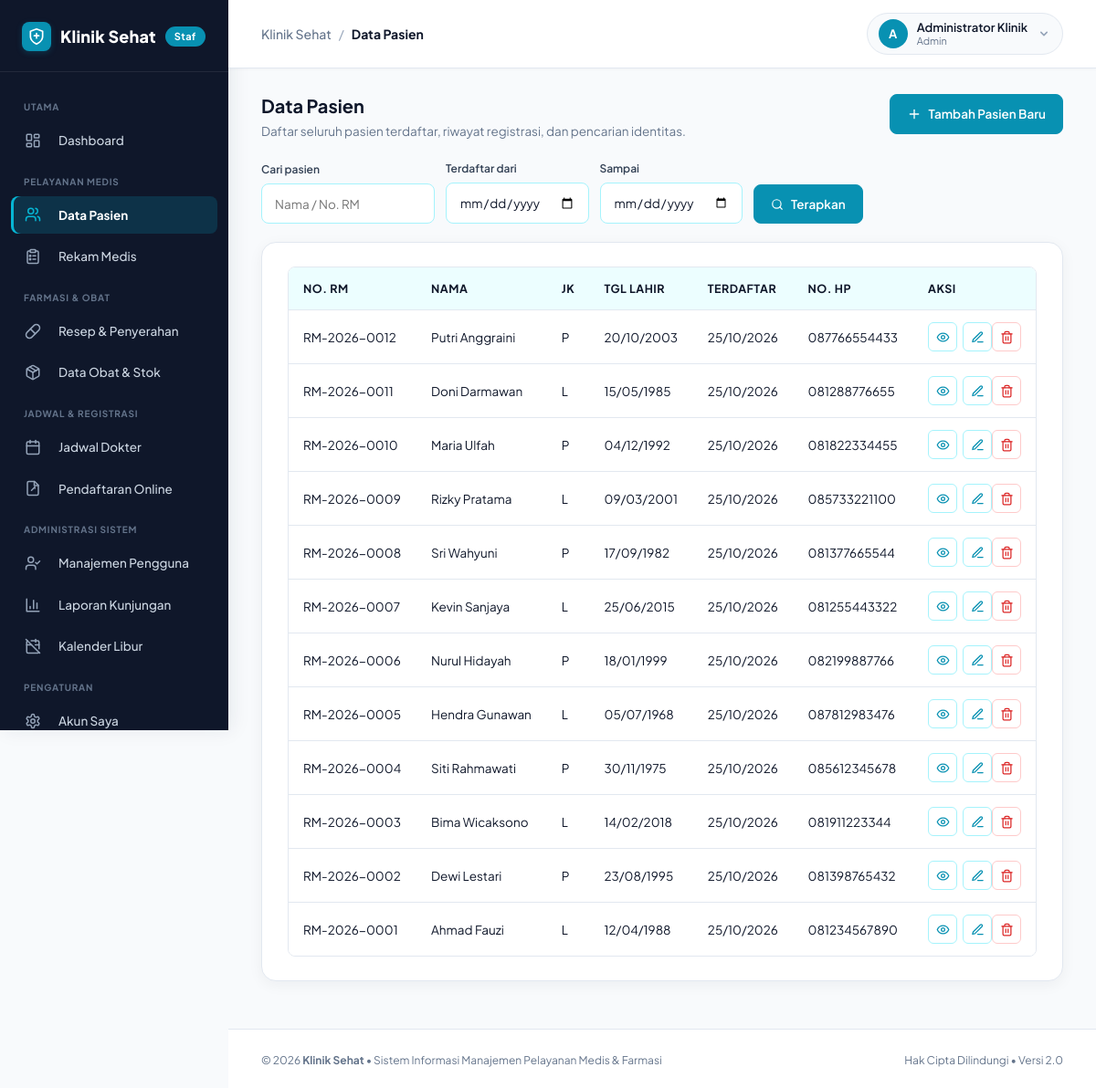
Screenshot of /index.php?url=pasien (signed in) with the database file from the repository.
### tables this page shows
CREATE TABLE users (
    id_user INT AUTO_INCREMENT PRIMARY KEY,
    nama VARCHAR(100) NOT NULL,
    username VARCHAR(50) NOT NULL UNIQUE,
    password VARCHAR(255) NOT NULL,
    role ENUM('admin', 'resepsionis', 'dokter', 'apoteker') NOT NULL DEFAULT 'admin',
    is_active TINYINT(1) NOT NULL DEFAULT 1,
    aktif_mulai DATE NOT NULL,
    aktif_sampai DATE NOT NULL,
    created_at TIMESTAMP DEFAULT CURRENT_TIMESTAMP
);

CREATE TABLE pasien (
    id_pasien INT AUTO_INCREMENT PRIMARY KEY,
    no_rm VARCHAR(20) NOT NULL UNIQUE,
    nama_pasien VARCHAR(100) NOT NULL,
    jenis_kelamin ENUM('L', 'P') NOT NULL,
    tanggal_lahir DATE NOT NULL,
    alamat TEXT,
    no_hp VARCHAR(20),
    created_at TIMESTAMP DEFAULT CURRENT_TIMESTAMP
);

### controllers/PasienController.php (called while the page is built, shortened)
<?php
require_once __DIR__ . '/../models/Pasien.php';
class PasienController extends Controller
{
    private $pasien;
    public function __construct()
    {
        require_role('admin', 'dokter', 'resepsionis');
        $this->pasien = new Pasien();
    }
    public function index()
    {
        $search = trim($_GET['q'] ?? '');
        $dateFrom = $this->normalizeDateFilter($_GET['from'] ?? '');
        $dateTo = $this->normalizeDateFilter($_GET['to'] ?? '');
        $this->view('pasien/index', [
            'title'  => 'Data Pasien',
            'items'  => $this->pasien->all($search, $dateFrom, $dateTo, $this->doctorId()),
            'search' => $search,
            'dateFrom' => $dateFrom,
            'dateTo' => $dateTo
        ]);
    }
    private function normalizeDateFilter($value)
    {
        if (!is_string($value) || $value === '') {
            return '';
        }
        $date = DateTime::createFromFormat('!Y-m-d', $value);
        return $date && $date->format('Y-m-d') === $value ? $value : '';
    }
    private function doctorId()
    {
        return has_role('dokter') ? (int) current_user()['id_user'] : null;
    }
}

### index.php (called while the page is built, shortened)
<?php
require_once __DIR__ . '/core/Database.php';
require_once __DIR__ . '/core/Model.php';
require_once __DIR__ . '/core/Icon.php';
function icon($name, $class = '', $size = 18, $strokeWidth = 2)
{
    return Icon::render($name, $class, $size, $strokeWidth);
}
function e($value)
{
    return htmlspecialchars((string) $value, ENT_QUOTES, 'UTF-8');
}
function route($path = '')
{
    return BASE_URL . '/index.php?url=' . $path;
}
function asset($path)
{
    $file = __DIR__ . '/public/' . $path;
    $version = is_file($file) ? '?v=' . filemtime($file) : '';
    return BASE_URL . '/public/' . $path . $version;
}
function tgl($tanggal)
{
    return date('d/m/Y', strtotime($tanggal));
}
function is_logged_in()
{
    return isset($_SESSION['user']);
}
function current_user()
{
    return $_SESSION['user'] ?? null;
}
function has_role(...$roles)
{
    return is_logged_in() && in_array($_SESSION['user']['role'], $roles, true);
}
function require_login()
{
    $stmt = Database::connect()->prepare(
        "SELECT id_user, nama, username, role, is_active, aktif_mulai, aktif_sampai
         FROM users WHERE id_user = ? LIMIT 1"
    );
    $stmt->execute([$_SESSION['user']['id_user']]);
}
function require_role(...$roles)
{
    require_login();
}
$url = trim($_GET['url'] ?? 'beranda', '/');
$parts = $url === '' ? ['beranda'] : explode('/', $url);
$method = preg_replace('/[^a-zA-Z]/', '', $parts[1] ?? 'index');
$params = array_slice($parts, 2);
$controller = new $class();
call_user_func_array([$controller, $method], $params);

### core/Database.php (called while the page is built, shortened)
<?php
class Database
{
    private static $pdo = null;
    public static function connect()
    {
        if (self::$pdo === null) {
            try {
                $dsn = "mysql:host=" . DB_HOST .
                       ";port=" . DB_PORT .
                       ";dbname=" . DB_NAME .
                       ";charset=utf8mb4";
                self::$pdo = new PDO(
                    $dsn,
                    DB_USER,
                    DB_PASS,
                    [
                        PDO::ATTR_ERRMODE => PDO::ERRMODE_EXCEPTION,
                        PDO::ATTR_DEFAULT_FETCH_MODE => PDO::FETCH_ASSOC,
                        PDO::ATTR_EMULATE_PREPARES => false
                    ]
                );
            } catch (PDOException $e) {
                error_log('Database connection failed: ' . $e->getMessage());
                http_response_code(500);
                die('Layanan sedang tidak tersedia. Silakan coba kembali.');
            }
        }
        return self::$pdo;
    }
}

### core/Model.php (called while the page is built, shortened)
<?php
require_once __DIR__ . '/Database.php';
class Model
{
    public function __construct()
    {
        $this->db = Database::connect();
    }
}

### models/Pasien.php (called while the page is built, shortened)
<?php
class Pasien extends Model
{
    public function all($search = '', $dateFrom = '', $dateTo = '', $doctorId = null)
    {
        $params = [];
        $sql = 'SELECT * FROM pasien';
        $sql .= ' ORDER BY id_pasien DESC';
        $stmt = $this->db->prepare($sql);
        $stmt->execute($params);
        return $stmt->fetchAll();
    }
}

### views/pasien/index.php (the view, shortened to what this page needs)
<?php require __DIR__ . '/../layouts/header.php'; ?>
<div class="page-header">
    <div class="page-header-text">
        <h2>Data Pasien</h2>
        <p class="muted">Daftar seluruh pasien terdaftar, riwayat registrasi, dan pencarian identitas.</p>
    </div>
    <?php if (has_role('admin', 'resepsionis')): ?>
        <div class="page-header-actions">
            <a class="btn btn-primary" href="<?= route('pasien/create') ?>">
                <?= icon('plus', '', 16) ?> Tambah Pasien Baru
            </a>
        </div>
    <?php endif; ?>
</div>
<div class="toolbar">
    <form method="get" action="<?= BASE_URL ?>/index.php" class="patient-filters">
        <div class="filter-field">
            <label for="patient-search">Cari pasien</label>
            <input id="patient-search" type="text" name="q" value="<?= e($search) ?>" placeholder="Nama / No. RM">
        </div>
        <div class="filter-field">
            <label for="date-from">Terdaftar dari</label>
            <input id="date-from" type="date" name="from" value="<?= e($dateFrom) ?>">
        </div>
        <div class="filter-field">
            <label for="date-to">Sampai</label>
            <input id="date-to" type="date" name="to" value="<?= e($dateTo) ?>">
        </div>
        <button class="btn btn-primary">
            <?= icon('search', '', 14) ?> Terapkan
        </button>
    </form>
</div>
<div class="panel">
<div class="table-wrap">
<table>
    <thead>
        <tr><th>No. RM</th><th>Nama</th><th>JK</th><th>Tgl Lahir</th><th>Terdaftar</th><th>No. HP</th><th>Aksi</th></tr>
    </thead>
    <tbody>
    <?php foreach ($items as $p): ?>
        <tr>
            <td><?= e($p['no_rm']) ?></td>
            <td><?= e($p['nama_pasien']) ?></td>
            <td><?= e($p['jenis_kelamin']) ?></td>
            <td><?= tgl($p['tanggal_lahir']) ?></td>
            <td><?= tgl($p['created_at']) ?></td>
            <td><?= e($p['no_hp']) ?></td>
            <td class="actions">
                <a class="icon-btn icon-btn-primary" href="<?= route('pasien/show/' . (int) $p['id_pasien']) ?>" title="Detail Pasien">
                    <?= icon('eye', '', 15) ?>
                </a>
                <?php if (has_role('admin', 'resepsionis')): ?>
                    <a class="icon-btn icon-btn-edit" href="<?= route('pasien/edit/' . (int) $p['id_pasien']) ?>" title="Edit Pasien">
                        <?= icon('edit-3', '', 15) ?>
                    </a>
                <?php endif; ?>
                <?php if (has_role('admin')): ?>
                    <form method="post" action="<?= route('pasien/delete/' . (int) $p['id_pasien']) ?>" class="inline"
                          data-confirm="Hapus pasien beserta seluruh riwayatnya?">
                        <button class="icon-btn icon-btn-danger" type="submit" title="Hapus Pasien">
                            <?= icon('trash', '', 15) ?>
                        </button>
                    </form>
                <?php endif; ?>
            </td>
        </tr>
    <?php endforeach; ?>
    </tbody>
</table>
</div>
</div>
<?php require __DIR__ . '/../layouts/footer.php'; ?>

### views/layouts/header.php (shortened to what this page needs)
<?php
$user = current_user();
$rawUrl = trim($_GET['url'] ?? 'dashboard', '/');
$urlSegments = explode('/', $rawUrl);
$activePage = $urlSegments[0] ?? 'dashboard';
?>
<!DOCTYPE html>
<html lang="id">
<head>
    <link rel="stylesheet" href="<?= asset('css/style.css') ?>">
</head>
<body>
<div class="layout">
    <aside class="sidebar" id="sidebar">
        <div class="brand">
            <a href="<?= route('dashboard') ?>" class="brand-link">
                <span class="brand-badge-icon"><?= icon('shield-plus', '', 20) ?></span>
                <span class="brand-title">Klinik Sehat</span>
                <span class="brand-ribbon">Staf</span>
            </a>
        </div>
        <nav>
            <div class="nav-section-label">UTAMA</div>
            <a href="<?= route('dashboard') ?>" class="<?= $activePage === 'dashboard' ? 'active' : '' ?>" <?= $activePage === 'dashboard' ? 'aria-current="page"' : '' ?>>
                <span class="nav-icon"><?= icon('layout-dashboard') ?></span> Dashboard
            </a>
            <?php if (has_role('admin', 'dokter', 'resepsionis')): ?>
                <div class="nav-section-label">PELAYANAN MEDIS</div>
                <a href="<?= route('pasien') ?>" class="<?= $activePage === 'pasien' ? 'active' : '' ?>" <?= $activePage === 'pasien' ? 'aria-current="page"' : '' ?>>
                    <span class="nav-icon"><?= icon('users') ?></span> Data Pasien
                </a>
            <?php endif; ?>
            <?php if (has_role('admin', 'dokter')): ?>
                <a href="<?= route('rekam_medis') ?>" class="<?= $activePage === 'rekam_medis' ? 'active' : '' ?>" <?= $activePage === 'rekam_medis' ? 'aria-current="page"' : '' ?>>
                    <span class="nav-icon"><?= icon('clipboard-list') ?></span> Rekam Medis
                </a>
            <?php endif; ?>
            <?php if (has_role('admin', 'dokter', 'apoteker')): ?>
                <div class="nav-section-label">FARMASI &amp; OBAT</div>
                <a href="<?= route('resep') ?>" class="<?= $activePage === 'resep' ? 'active' : '' ?>" <?= $activePage === 'resep' ? 'aria-current="page"' : '' ?>>
                    <span class="nav-icon"><?= icon('pill') ?></span> Resep &amp; Penyerahan
                </a>
                <a href="<?= route('obat') ?>" class="<?= $activePage === 'obat' ? 'active' : '' ?>" <?= $activePage === 'obat' ? 'aria-current="page"' : '' ?>>
                    <span class="nav-icon"><?= icon('package') ?></span> Data Obat &amp; Stok
                </a>
            <?php endif; ?>
            <?php if (has_role('admin', 'dokter', 'resepsionis')): ?>
                <div class="nav-section-label">JADWAL &amp; REGISTRASI</div>
                <a href="<?= route('jadwal') ?>" class="<?= $activePage === 'jadwal' ? 'active' : '' ?>" <?= $activePage === 'jadwal' ? 'aria-current="page"' : '' ?>>
                    <span class="nav-icon"><?= icon('calendar') ?></span> Jadwal Dokter
                </a>
            <?php endif; ?>
            <?php if (has_role('admin', 'resepsionis')): ?>
                <a href="<?= route('pendaftaran/verifikasi') ?>" class="<?= $activePage === 'pendaftaran' ? 'active' : '' ?>" <?= $activePage === 'pendaftaran' ? 'aria-current="page"' : '' ?>>
                    <span class="nav-icon"><?= icon('file-signature') ?></span> Pendaftaran Online
                </a>
            <?php endif; ?>
            <?php if (has_role('admin')): ?>
                <div class="nav-section-label">ADMINISTRASI SISTEM</div>
                <a href="<?= route('pengguna') ?>" class="<?= $activePage === 'pengguna' ? 'active' : '' ?>" <?= $activePage === 'pengguna' ? 'aria-current="page"' : '' ?>>
                    <span class="nav-icon"><?= icon('user-check') ?></span> Manajemen Pengguna
                </a>
                <a href="<?= route('laporan') ?>" class="<?= $activePage === 'laporan' ? 'active' : '' ?>" <?= $activePage === 'laporan' ? 'aria-current="page"' : '' ?>>
                    <span class="nav-icon"><?= icon('bar-chart-3') ?></span> Laporan Kunjungan
                </a>
                <a href="<?= route('hari_libur') ?>" class="<?= $activePage === 'hari_libur' ? 'active' : '' ?>" <?= $activePage === 'hari_libur' ? 'aria-current="page"' : '' ?>>
                    <span class="nav-icon"><?= icon('calendar-off') ?></span> Kalender Libur
                </a>
            <?php endif; ?>
            <div class="nav-section-label">PENGATURAN</div>
            <a href="<?= route('akun') ?>" class="<?= $activePage === 'akun' ? 'active' : '' ?>" <?= $activePage === 'akun' ? 'aria-current="page"' : '' ?>>
                <span class="nav-icon"><?= icon('settings') ?></span> Akun Saya
            </a>
        </nav>
    </aside>
    <div class="main-wrapper">
        <header class="top-navbar">
            <div class="top-nav-left">
                <div class="breadcrumb-trail">
                    <span class="breadcrumb-app">Klinik Sehat</span>
                    <span class="breadcrumb-separator">/</span>
                    <span class="breadcrumb-current"><?= e($title ?? 'Dashboard') ?></span>
                </div>
            </div>
            <div class="top-nav-right">
                <div class="user-profile-menu">
                    <button type="button" class="profile-trigger-btn" id="user-menu-btn" aria-expanded="false" aria-haspopup="true">
                        <span class="avatar-circle"><?= strtoupper(substr($user['nama'], 0, 1)) ?></span>
                        <div class="user-meta">
                            <span class="user-display-name"><?= e($user['nama']) ?></span>
                            <span class="user-display-role"><?= e(ucfirst($user['role'])) ?></span>
                        </div>
                        <svg class="dropdown-chevron" width="16" height="16" fill="currentColor" viewBox="0 0 20 20">
                            <path fill-rule="evenodd" d="M5.293 7.293a1 1 0 011.414 0L10 10.586l3.293-3.293a1 1 0 111.414 1.414l-4 4a1 1 0 01-1.414 0l-4-4a1 1 0 010-1.414z" clip-rule="evenodd"/>
                        </svg>
                    </button>
                </div>
            </div>
        </header>
        <main class="content-body">

### core/Icon.php (shortened to what this page needs)
<?php
class Icon
{
    public static function render($name, $class = '', $size = 18, $strokeWidth = 2)
    {
        $path = self::$icons[$name] ?? self::$icons['info'];
        $classAttr = 'ui-icon' . ($class ? ' ' . htmlspecialchars($class, ENT_QUOTES, 'UTF-8') : '');
        $sizeAttr = (int) $size;
        $strokeAttr = (float) $strokeWidth;
        return sprintf(
            '<svg class="%s" width="%d" height="%d" viewBox="0 0 24 24" fill="none" stroke="currentColor" stroke-width="%.1f" stroke-linecap="round" stroke-linejoin="round" aria-hidden="true">%s</svg>',
            $classAttr,
            $sizeAttr,
            $sizeAttr,
            $strokeAttr,
            $path
        );
    }
}

### rows the page displays
users: nama "A", nama "Administrator Klinik", role "Admin"
pasien: no_rm "RM-2026-0012", nama_pasien "Putri Anggraini", jenis_kelamin "P", tanggal_lahir "20/10/2003", created_at "25/10/2026", no_hp "087766554433"
pasien: no_rm "RM-2026-0011", nama_pasien "Doni Darmawan", jenis_kelamin "L", tanggal_lahir "15/05/1985", created_at "25/10/2026", no_hp "081288776655"
pasien: no_rm "RM-2026-0010", nama_pasien "Maria Ulfah", jenis_kelamin "P", tanggal_lahir "04/12/1992", created_at "25/10/2026", no_hp "081822334455"
pasien: no_rm "RM-2026-0009", nama_pasien "Rizky Pratama", jenis_kelamin "L", tanggal_lahir "09/03/2001", created_at "25/10/2026", no_hp "085733221100"
pasien: no_rm "RM-2026-0008", nama_pasien "Sri Wahyuni", jenis_kelamin "P", tanggal_lahir "17/09/1982", created_at "25/10/2026", no_hp "081377665544"
pasien: no_rm "RM-2026-0007", nama_pasien "Kevin Sanjaya", jenis_kelamin "L", tanggal_lahir "25/06/2015", created_at "25/10/2026", no_hp "081255443322"
pasien: no_rm "RM-2026-0006", nama_pasien "Nurul Hidayah", jenis_kelamin "P", tanggal_lahir "18/01/1999", created_at "25/10/2026", no_hp "082199887766"
pasien: no_rm "RM-2026-0005", nama_pasien "Hendra Gunawan", jenis_kelamin "L", tanggal_lahir "05/07/1968", created_at "25/10/2026", no_hp "087812983476"
pasien: no_rm "RM-2026-0004", nama_pasien "Siti Rahmawati", jenis_kelamin "P", tanggal_lahir "30/11/1975", created_at "25/10/2026", no_hp "085612345678"
pasien: no_rm "RM-2026-0003", nama_pasien "Bima Wicaksono", jenis_kelamin "L", tanggal_lahir "14/02/2018", created_at "25/10/2026", no_hp "081911223344"
pasien: no_rm "RM-2026-0002", nama_pasien "Dewi Lestari", jenis_kelamin "P", tanggal_lahir "23/08/1995", created_at "25/10/2026", no_hp "081398765432"
pasien: no_rm "RM-2026-0001", nama_pasien "Ahmad Fauzi", jenis_kelamin "L", tanggal_lahir "12/04/1988", created_at "25/10/2026", no_hp "081234567890"

### other values shown
$title "Data Pasien"
